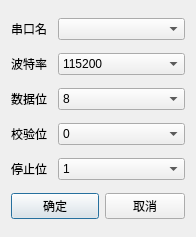
<?xml version="1.0" encoding="UTF-8"?>
<ui version="4.0">
 <class>SerialPortDialog</class>
 <widget class="QDialog" name="SerialPortDialog">
  <property name="geometry">
   <rect>
    <x>0</x>
    <y>0</y>
    <width>196</width>
    <height>237</height>
   </rect>
  </property>
  <property name="windowTitle">
   <string>Dialog</string>
  </property>
  <layout class="QGridLayout" name="gridLayout">
   <item row="0" column="0">
    <widget class="QLabel" name="label_6">
     <property name="text">
      <string>串口名</string>
     </property>
    </widget>
   </item>
   <item row="0" column="1" colspan="2">
    <widget class="QComboBox" name="portname"/>
   </item>
   <item row="1" column="0">
    <widget class="QLabel" name="label_7">
     <property name="text">
      <string>波特率</string>
     </property>
    </widget>
   </item>
   <item row="1" column="1" colspan="2">
    <widget class="QComboBox" name="baud">
     <item>
      <property name="text">
       <string>115200</string>
      </property>
     </item>
     <item>
      <property name="text">
       <string>4800</string>
      </property>
     </item>
     <item>
      <property name="text">
       <string>9600</string>
      </property>
     </item>
    </widget>
   </item>
   <item row="2" column="0">
    <widget class="QLabel" name="label_8">
     <property name="text">
      <string>数据位</string>
     </property>
    </widget>
   </item>
   <item row="2" column="1" colspan="2">
    <widget class="QComboBox" name="bit">
     <item>
      <property name="text">
       <string>8</string>
      </property>
     </item>
    </widget>
   </item>
   <item row="3" column="0">
    <widget class="QLabel" name="label_9">
     <property name="text">
      <string>校验位</string>
     </property>
    </widget>
   </item>
   <item row="3" column="1" colspan="2">
    <widget class="QComboBox" name="jiaoyan">
     <item>
      <property name="text">
       <string>0</string>
      </property>
     </item>
    </widget>
   </item>
   <item row="4" column="0">
    <widget class="QLabel" name="label_10">
     <property name="text">
      <string>停止位</string>
     </property>
    </widget>
   </item>
   <item row="4" column="1" colspan="2">
    <widget class="QComboBox" name="stopbit">
     <item>
      <property name="text">
       <string>1</string>
      </property>
     </item>
     <item>
      <property name="text">
       <string>2</string>
      </property>
     </item>
    </widget>
   </item>
   <item row="5" column="0" colspan="2">
    <widget class="QPushButton" name="SendDataButton">
     <property name="text">
      <string>确定</string>
     </property>
    </widget>
   </item>
   <item row="5" column="2">
    <widget class="QPushButton" name="pushButton_2">
     <property name="text">
      <string>取消</string>
     </property>
    </widget>
   </item>
  </layout>
 </widget>
 <resources/>
 <connections/>
</ui>
